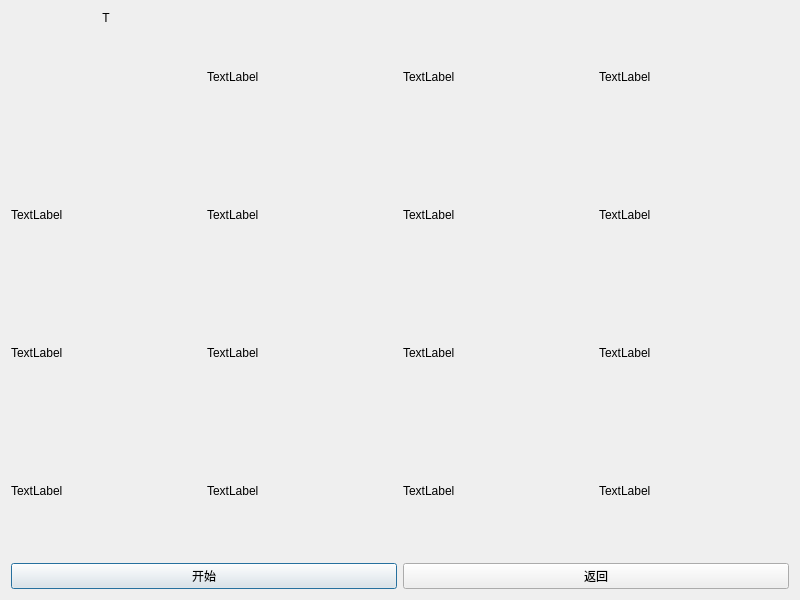
<?xml version="1.0" encoding="UTF-8"?>
<ui version="4.0">
 <class>SixteenGrid</class>
 <widget class="QDialog" name="SixteenGrid">
  <property name="geometry">
   <rect>
    <x>0</x>
    <y>0</y>
    <width>800</width>
    <height>600</height>
   </rect>
  </property>
  <property name="windowTitle">
   <string>Dialog</string>
  </property>
  <property name="styleSheet">
   <string notr="true">.QPushButton{font:14pt &quot;黑体&quot;;}
.QLabel{font:24pt &quot;Arial&quot;;qproperty-alignment:AlignHCenter}
</string>
  </property>
  <layout class="QVBoxLayout" name="verticalLayout">
   <item>
    <layout class="QHBoxLayout" name="horizontalLayout">
     <item>
      <widget class="QLabel" name="label_1">
       <property name="text">
        <string>T</string>
       </property>
       <property name="alignment">
        <set>Qt::AlignHCenter</set>
       </property>
      </widget>
     </item>
     <item>
      <widget class="QLabel" name="label_2">
       <property name="text">
        <string>TextLabel</string>
       </property>
      </widget>
     </item>
     <item>
      <widget class="QLabel" name="label_3">
       <property name="text">
        <string>TextLabel</string>
       </property>
      </widget>
     </item>
     <item>
      <widget class="QLabel" name="label_4">
       <property name="text">
        <string>TextLabel</string>
       </property>
      </widget>
     </item>
    </layout>
   </item>
   <item>
    <layout class="QHBoxLayout" name="horizontalLayout_2">
     <item>
      <widget class="QLabel" name="label">
       <property name="text">
        <string>TextLabel</string>
       </property>
      </widget>
     </item>
     <item>
      <widget class="QLabel" name="label_5">
       <property name="text">
        <string>TextLabel</string>
       </property>
      </widget>
     </item>
     <item>
      <widget class="QLabel" name="label_6">
       <property name="text">
        <string>TextLabel</string>
       </property>
      </widget>
     </item>
     <item>
      <widget class="QLabel" name="label_7">
       <property name="text">
        <string>TextLabel</string>
       </property>
      </widget>
     </item>
    </layout>
   </item>
   <item>
    <layout class="QHBoxLayout" name="horizontalLayout_3">
     <item>
      <widget class="QLabel" name="label_8">
       <property name="text">
        <string>TextLabel</string>
       </property>
      </widget>
     </item>
     <item>
      <widget class="QLabel" name="label_9">
       <property name="text">
        <string>TextLabel</string>
       </property>
      </widget>
     </item>
     <item>
      <widget class="QLabel" name="label_10">
       <property name="text">
        <string>TextLabel</string>
       </property>
      </widget>
     </item>
     <item>
      <widget class="QLabel" name="label_11">
       <property name="text">
        <string>TextLabel</string>
       </property>
      </widget>
     </item>
    </layout>
   </item>
   <item>
    <layout class="QHBoxLayout" name="horizontalLayout_4">
     <item>
      <widget class="QLabel" name="label_12">
       <property name="text">
        <string>TextLabel</string>
       </property>
      </widget>
     </item>
     <item>
      <widget class="QLabel" name="label_13">
       <property name="text">
        <string>TextLabel</string>
       </property>
      </widget>
     </item>
     <item>
      <widget class="QLabel" name="label_14">
       <property name="text">
        <string>TextLabel</string>
       </property>
      </widget>
     </item>
     <item>
      <widget class="QLabel" name="label_15">
       <property name="text">
        <string>TextLabel</string>
       </property>
      </widget>
     </item>
    </layout>
   </item>
   <item>
    <layout class="QHBoxLayout" name="horizontalLayout_5">
     <item>
      <widget class="QPushButton" name="pushButton_2">
       <property name="text">
        <string>开始</string>
       </property>
      </widget>
     </item>
     <item>
      <widget class="QPushButton" name="pushButton">
       <property name="text">
        <string>返回</string>
       </property>
      </widget>
     </item>
    </layout>
   </item>
  </layout>
 </widget>
 <resources/>
 <connections/>
</ui>
